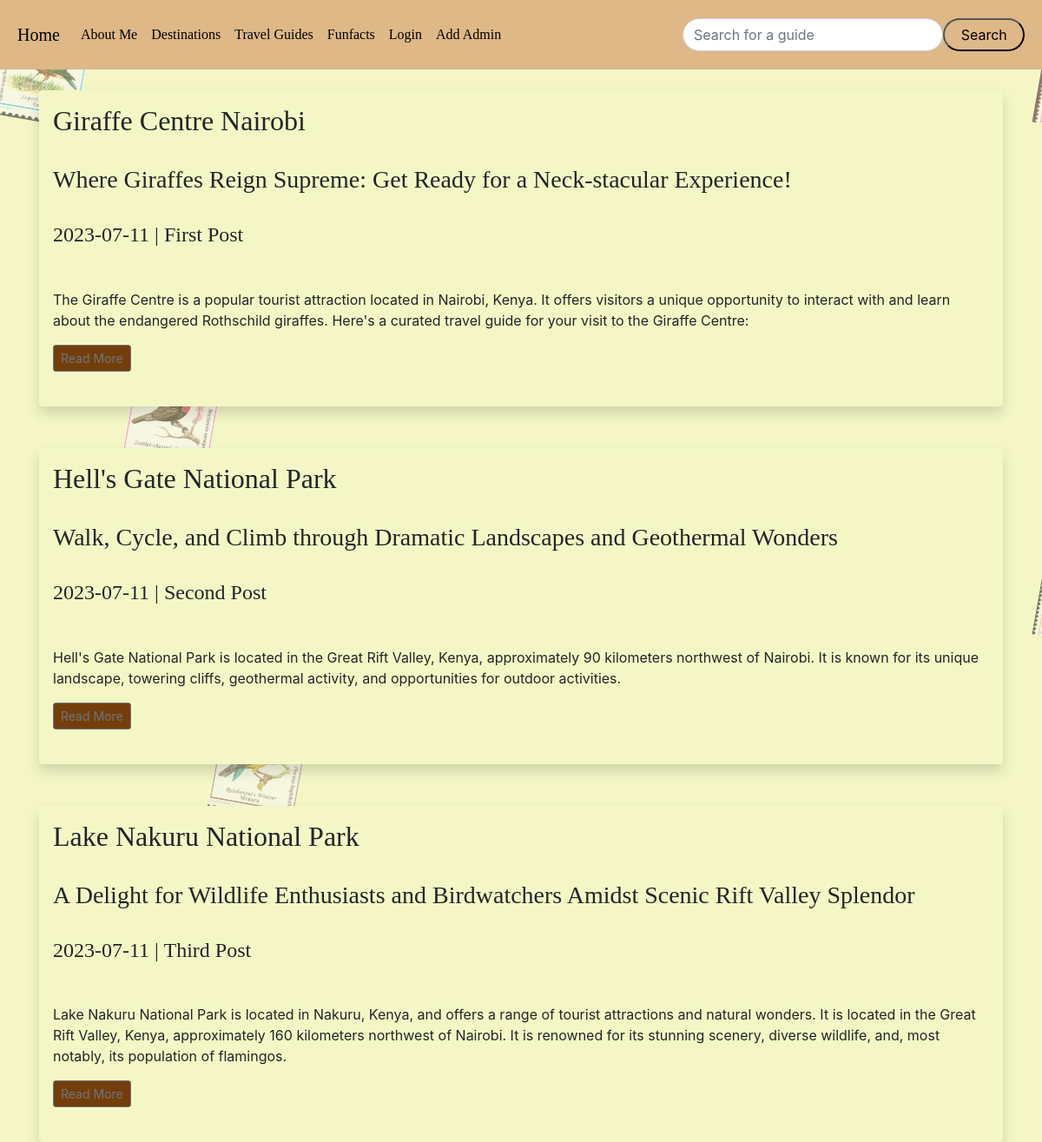
The page /posts on the database its author committed.
### app.py (models this page shows)
class Posts(db.Model):
    __tablename__ = 'posts'
    id = db.Column(db.Integer, primary_key=True)
    title = db.Column(db.String(200), nullable=False)
    subtitle = db.Column(db.String(200), nullable=False)
    date_posted = db.Column(db.Date, default=date.today)
    content = db.Column(db.Text, nullable=False)
    slug = db.Column(db.String(200), nullable=False)
    latitude = db.Column(db.Float, nullable=False)
    longitude = db.Column(db.Float, nullable=False)

### app.py (the view)
@app.route('/posts')
def posts():
    posts = Posts.query.order_by(Posts.date_posted)
    return render_template("posts.html", posts=posts)

### app.py
class SearchForm(FlaskForm):
    searched = StringField("Searched", validators=[DataRequired()])
    submit = SubmitField("Search")

### app.py (called while the page is built)
@app.context_processor
def base():
    form = SearchForm()
    return dict(form=form)

### templates/posts.html (shortened to what this page needs)
{% extends 'base.html' %}
{% block content %}
<h1 style="font-family: Papyrus;" >Travel Guides</h1>
<br/>
<div class="stamp-container">
    <img src="/static/images/stamps20.jpg" alt="Stamp 1" class="stamp" />
    <img src="/static/images/stamps14.jpg" alt="Stamp 9" class="stamp" />
    <img src="/static/images/stamps2.jpg" alt="Stamp 10" class="stamp" />
</div>
{% for post in posts %}
<div class="shadow p-3 mb-5 bg-body rounded" style="background: #f4f7c5;" >
    <h2 style="font-family: Papyrus;">{{ post.title }}</h2><br/>
    <h3 style="font-family: Papyrus;">{{ post.subtitle }}</h3><br/>
    <h4 style="font-family: Papyrus;">{{ post.date_posted }} | {{ post.slug }}</h4><br/>
    <p style="font-family: Papyrus;">{{ post.content.split('\n')[0] | safe }}</p>
    {% if post.content.split('\n')|length > 1 %}
        <a href="{{ url_for('post', id=post.id) }}" "javascript:void(0);" onclick="toggleContent('post{{ post.id }}')" class="btn btn-outline-secondary btn-sm" style="background-color: #743e0c;">Read More</a>
    {% endif %}
    <br/><br/>
</div>
{% endfor %}
{% endblock %}

### static/styles.css (style rules this page uses)
body, html { margin: 0; padding: 0; }
img { width: 100%; height: 100%; object-fit: cover; }
h2 { font-family: Papyrus; }
body { background-color: #f4f7c5; }

### templates/posts.html (style rules this page uses)
.stamp-container { position: fixed; top: 0; left: 0; right: 0; bottom: 0; pointer-events: none; z-index: -1; }
.stamp { position: absolute; width: 100px; height: 140px; opacity: 0.6; pointer-events: none; transform: rotate(10deg); }
.stamp:nth-child(1) { top: 600px; left: 1200px; }
.stamp:nth-child(9) { top: 400px; left: 150px; }
.stamp:nth-child(10) { top: 10px; left: 1200px; }

### rows shown on the page
Posts: title "Giraffe Centre Nairobi", subtitle "Where Giraffes Reign Supreme: Get Ready for a Neck-stacular Experience!", date_posted "2023-07-11", slug "First Post", content "The Giraffe Centre is a popular tourist attraction located in Nairobi, Kenya. It offers visitors a unique opportunity to interact with and learn about the endangered Rothschild giraffes. Here's a curated travel guide for your visit to the Giraffe Centre:"
Posts: title "Hell's Gate National Park", subtitle "Walk, Cycle, and Climb through Dramatic Landscapes and Geothermal Wonders", date_posted "2023-07-11", slug "Second Post", content "Hell's Gate National Park is located in the Great Rift Valley, Kenya, approximately 90 kilometers northwest of Nairobi. It is known for its unique landscape, towering cliffs, geothermal activity, and opportunities for outdoor activities."
Posts: title "Lake Nakuru National Park", subtitle "A Delight for Wildlife Enthusiasts and Birdwatchers Amidst Scenic Rift Valley Splendor", date_posted "2023-07-11", slug "Third Post", content "Lake Nakuru National Park is located in Nakuru, Kenya, and offers a range of tourist attractions and natural wonders. It is located in the Great Rift Valley, Kenya, approximately 160 kilometers northwest of Nairobi. It is renowned for its stunning scenery, diverse wildlife, and, most notably, its population of flamingos."
